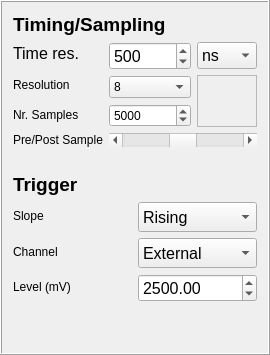
     <widget class="QFrame" name="frame">
      <property name="minimumSize">
       <size>
        <width>0</width>
        <height>0</height>
       </size>
      </property>
      <property name="maximumSize">
       <size>
        <width>16777215</width>
        <height>400</height>
       </size>
      </property>
      <property name="frameShape">
       <enum>QFrame::Box</enum>
      </property>
      <property name="frameShadow">
       <enum>QFrame::Raised</enum>
      </property>
      <layout class="QGridLayout" name="gridLayout_3">
       <item row="0" column="0">
        <widget class="QLabel" name="label_6">
         <property name="text">
          <string>&lt;html&gt;&lt;head/&gt;&lt;body&gt;&lt;p&gt;&lt;span style=&quot; font-size:14pt; font-weight:600;&quot;&gt;Timing/Sampling&lt;/span&gt;&lt;/p&gt;&lt;/body&gt;&lt;/html&gt;</string>
         </property>
        </widget>
       </item>
       <item row="4" column="0">
        <spacer name="verticalSpacer_6">
         <property name="orientation">
          <enum>Qt::Vertical</enum>
         </property>
         <property name="sizeHint" stdset="0">
          <size>
           <width>20</width>
           <height>40</height>
          </size>
         </property>
        </spacer>
       </item>
       <item row="3" column="0">
        <layout class="QHBoxLayout" name="horizontalLayout_5">
         <item>
          <layout class="QVBoxLayout" name="verticalLayout_6">
           <item>
            <widget class="QLabel" name="label_11">
             <property name="minimumSize">
              <size>
               <width>80</width>
               <height>20</height>
              </size>
             </property>
             <property name="text">
              <string>&lt;html&gt;&lt;head/&gt;&lt;body&gt;&lt;p&gt;Slope&lt;/p&gt;&lt;/body&gt;&lt;/html&gt;</string>
             </property>
            </widget>
           </item>
           <item>
            <widget class="QLabel" name="label_10">
             <property name="minimumSize">
              <size>
               <width>80</width>
               <height>20</height>
              </size>
             </property>
             <property name="text">
              <string>&lt;html&gt;&lt;head/&gt;&lt;body&gt;&lt;p&gt;Channel&lt;/p&gt;&lt;/body&gt;&lt;/html&gt;</string>
             </property>
            </widget>
           </item>
           <item>
            <widget class="QLabel" name="label_12">
             <property name="minimumSize">
              <size>
               <width>80</width>
               <height>20</height>
              </size>
             </property>
             <property name="text">
              <string>&lt;html&gt;&lt;head/&gt;&lt;body&gt;&lt;p&gt;Level (mV)&lt;/p&gt;&lt;/body&gt;&lt;/html&gt;</string>
             </property>
            </widget>
           </item>
          </layout>
         </item>
         <item>
          <layout class="QVBoxLayout" name="verticalLayout_7">
           <item>
            <widget class="QComboBox" name="TriggerSlopeComboBox">
             <property name="minimumSize">
              <size>
               <width>80</width>
               <height>30</height>
              </size>
             </property>
             <property name="font">
              <font>
               <pointsize>12</pointsize>
               <weight>50</weight>
               <bold>false</bold>
              </font>
             </property>
             <item>
              <property name="text">
               <string>Rising</string>
              </property>
             </item>
             <item>
              <property name="text">
               <string>Falling</string>
              </property>
             </item>
            </widget>
           </item>
           <item>
            <widget class="QComboBox" name="TriggerChannelComboBox">
             <property name="minimumSize">
              <size>
               <width>80</width>
               <height>30</height>
              </size>
             </property>
             <property name="font">
              <font>
               <pointsize>12</pointsize>
               <weight>50</weight>
               <bold>false</bold>
              </font>
             </property>
             <item>
              <property name="text">
               <string>External</string>
              </property>
             </item>
             <item>
              <property name="text">
               <string>A</string>
              </property>
             </item>
             <item>
              <property name="text">
               <string>B</string>
              </property>
             </item>
             <item>
              <property name="text">
               <string>C</string>
              </property>
             </item>
             <item>
              <property name="text">
               <string>D</string>
              </property>
             </item>
            </widget>
           </item>
           <item>
            <widget class="QDoubleSpinBox" name="TriggerLevelSpinBox">
             <property name="minimumSize">
              <size>
               <width>80</width>
               <height>20</height>
              </size>
             </property>
             <property name="font">
              <font>
               <pointsize>12</pointsize>
               <weight>50</weight>
               <bold>false</bold>
              </font>
             </property>
             <property name="minimum">
              <double>-20000.000000000000000</double>
             </property>
             <property name="maximum">
              <double>20000.000000000000000</double>
             </property>
             <property name="value">
              <double>2500.000000000000000</double>
             </property>
            </widget>
           </item>
          </layout>
         </item>
        </layout>
       </item>
       <item row="2" column="0">
        <widget class="QLabel" name="label">
         <property name="text">
          <string>&lt;html&gt;&lt;head/&gt;&lt;body&gt;&lt;p&gt;&lt;span style=&quot; font-size:14pt; font-weight:600;&quot;&gt;Trigger&lt;/span&gt;&lt;/p&gt;&lt;/body&gt;&lt;/html&gt;</string>
         </property>
        </widget>
       </item>
       <item row="1" column="0">
        <layout class="QGridLayout" name="gridLayout_15">
         <property name="sizeConstraint">
          <enum>QLayout::SetNoConstraint</enum>
         </property>
         <property name="bottomMargin">
          <number>20</number>
         </property>
         <item row="1" column="0">
          <layout class="QHBoxLayout" name="horizontalLayout_6"/>
         </item>
         <item row="0" column="2">
          <layout class="QVBoxLayout" name="verticalLayout_8">
           <item>
            <widget class="QComboBox" name="TimingTimeDivisionComboBox">
             <property name="minimumSize">
              <size>
               <width>60</width>
               <height>10</height>
              </size>
             </property>
             <property name="font">
              <font>
               <pointsize>12</pointsize>
               <weight>50</weight>
               <bold>false</bold>
              </font>
             </property>
             <item>
              <property name="text">
               <string>ns</string>
              </property>
             </item>
             <item>
              <property name="text">
               <string>μs</string>
              </property>
             </item>
             <item>
              <property name="text">
               <string>ms</string>
              </property>
             </item>
            </widget>
           </item>
           <item>
            <widget class="QFrame" name="frame_3">
             <property name="frameShape">
              <enum>QFrame::StyledPanel</enum>
             </property>
             <property name="frameShadow">
              <enum>QFrame::Raised</enum>
             </property>
            </widget>
           </item>
          </layout>
         </item>
         <item row="0" column="1">
          <layout class="QVBoxLayout" name="verticalLayout_9">
           <item>
            <widget class="QSpinBox" name="TimingTimeDivisionSpinBox">
             <property name="minimumSize">
              <size>
               <width>60</width>
               <height>20</height>
              </size>
             </property>
             <property name="font">
              <font>
               <pointsize>12</pointsize>
               <weight>50</weight>
               <bold>false</bold>
              </font>
             </property>
             <property name="toolTip">
              <string>Time between two divisons</string>
             </property>
             <property name="maximum">
              <number>1000000000</number>
             </property>
             <property name="singleStep">
              <number>10</number>
             </property>
             <property name="value">
              <number>500</number>
             </property>
            </widget>
           </item>
           <item>
            <widget class="QComboBox" name="ResolutionComboBox">
             <property name="minimumSize">
              <size>
               <width>0</width>
               <height>20</height>
              </size>
             </property>
             <property name="currentText">
              <string>8</string>
             </property>
             <item>
              <property name="text">
               <string>8</string>
              </property>
             </item>
             <item>
              <property name="text">
               <string>12</string>
              </property>
             </item>
             <item>
              <property name="text">
               <string>14</string>
              </property>
             </item>
            </widget>
           </item>
           <item>
            <widget class="QSpinBox" name="SampleSizeSpinBox">
             <property name="minimumSize">
              <size>
               <width>0</width>
               <height>20</height>
              </size>
             </property>
             <property name="maximum">
              <number>1000000</number>
             </property>
             <property name="singleStep">
              <number>100</number>
             </property>
             <property name="value">
              <number>5000</number>
             </property>
            </widget>
           </item>
          </layout>
         </item>
         <item row="0" column="0">
          <layout class="QVBoxLayout" name="verticalLayout_10">
           <property name="sizeConstraint">
            <enum>QLayout::SetMinimumSize</enum>
           </property>
           <item>
            <widget class="QLabel" name="label_7">
             <property name="minimumSize">
              <size>
               <width>0</width>
               <height>20</height>
              </size>
             </property>
             <property name="font">
              <font>
               <pointsize>12</pointsize>
               <weight>50</weight>
               <bold>false</bold>
              </font>
             </property>
             <property name="toolTip">
              <string>Time between two divisons</string>
             </property>
             <property name="text">
              <string>&lt;html&gt;&lt;head/&gt;&lt;body&gt;&lt;p&gt;Time res.&lt;/p&gt;&lt;/body&gt;&lt;/html&gt;</string>
             </property>
            </widget>
           </item>
           <item>
            <widget class="QLabel" name="label_5">
             <property name="minimumSize">
              <size>
               <width>20</width>
               <height>20</height>
              </size>
             </property>
             <property name="text">
              <string>Resolution</string>
             </property>
            </widget>
           </item>
           <item>
            <widget class="QLabel" name="label_30">
             <property name="minimumSize">
              <size>
               <width>0</width>
               <height>20</height>
              </size>
             </property>
             <property name="text">
              <string>Nr. Samples</string>
             </property>
            </widget>
           </item>
          </layout>
         </item>
         <item row="2" column="0">
          <widget class="QLabel" name="label_8">
           <property name="text">
            <string>Pre/Post Sample</string>
           </property>
          </widget>
         </item>
         <item row="2" column="1" colspan="2">
          <widget class="QScrollBar" name="PrePostHorizontalScrollBar">
           <property name="minimumSize">
            <size>
             <width>50</width>
             <height>0</height>
            </size>
           </property>
           <property name="minimum">
            <number>1</number>
           </property>
           <property name="maximum">
            <number>100</number>
           </property>
           <property name="value">
            <number>50</number>
           </property>
           <property name="orientation">
            <enum>Qt::Horizontal</enum>
           </property>
          </widget>
         </item>
        </layout>
       </item>
      </layout>
     </widget>
